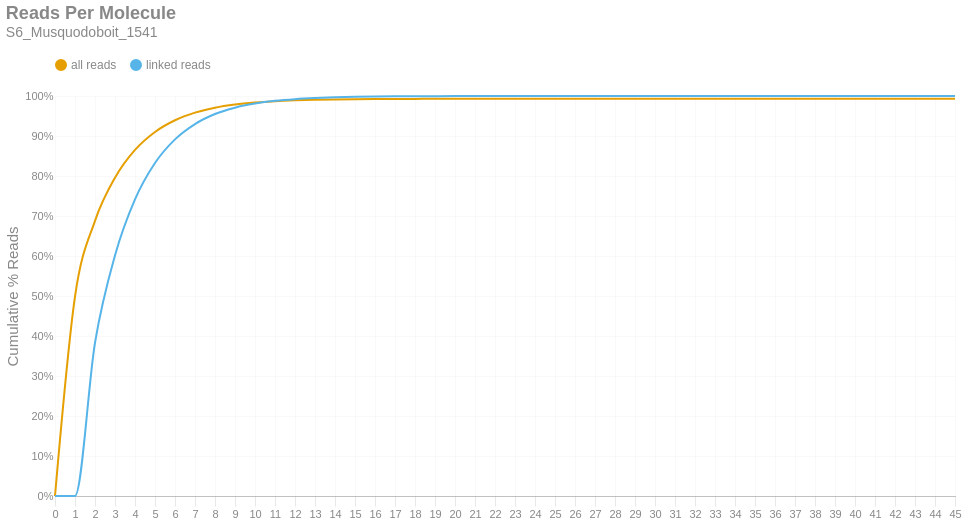

The code cell stored with this chart in its notebook:
### Markdown cell above
### Reads per Molecule
This chart shows the cumulative distribution of the number of reads per linked molecule. That is, how many alignments are associated with a unique molecule. This excludes the number of reads associated with invalid or absent linked-read barcodes. The `linked` histogram is the percentages recalculated when disregarding singletons.

### Code cell
if SKIPLR:
    print_html(f"Skipped")
else:
    counts = np.bincount(valids['reads'].cast(pl.Int64).to_numpy())
    weighted = counts * np.arange(len(counts))
    all_perc = weighted / n_reads
    linked_perc = weighted / n_linked_reads
    linked_perc[1] = 0
    binned_df = pl.DataFrame({
        'readsper': list(range(len(counts))),
        'all reads (cumsum)': np.cumsum(all_perc).tolist(),
        'linked reads (cumsum)': np.cumsum(linked_perc).tolist(),
    })

    with SafeRender(binned_df):
        (
            density_plot(binned_df, 'Reads Per Molecule', samplename, 'readspmol')
            .encode(
                x=alt.X('readsper:O', title=None).axis(labelAngle=0).scale(padding=0),
                y=alt.Y('value:Q', title='Cumulative % Reads').axis(format='%').stack(False),
                color=alt.Color("key:N").scale(domain=["all reads", "linked reads"]),
                tooltip=[
                    alt.Tooltip("key:N", title="Data Type"),
                    alt.Tooltip("readsper:O", title="Reads Per Molecule"),
                    alt.Tooltip("value:Q", format=".2%", title="% Reads (Cum.)")
                ]            
            )
        ).display()

### Figure 1 — Vega-Lite specification as saved in the notebook (floating-point values rounded to 4 significant figures)
{"width": "container", "height": 400, "config": {"title": {"anchor": "start", "dy": -15, "fontSize": 18, "color": "#888888", "subtitleColor": "#888888", "subtitleFontSize": 14}, "arc": {"fill": "#0072B2"}, "axis": {"domainColor": "#888888", "domainWidth": 0.5, "gridWidth": 0.2, "grid": false, "titleFontWeight": 400, "titleFontSize": 15, "labelFontSize": 11, "labelColor": "#888888", "tickColor": "#888888", "tickWidth": 0.2, "titleColor": "#888888"}, "axisBand": {"grid": false}, "axisX": {"grid": true, "tickSize": 10, "domainCap": "round"}, "axisY": {"domain": false, "grid": true, "tickSize": 0, "domainCap": "round"}, "background": "transparent", "header": {"labelFontSize": 15, "labelColor": "#888888", "titleFontSize": 15, "titleFontWeight": 600, "titleColor": "#888888"}, "legend": {"labelFont": "sans-serif", "labelFontSize": 12, "labelColor": "#888888", "symbolSize": 100, "symbolType": "circle", "titleFontSize": 12, "titlePadding": 10, "titleColor": "#888888", "title": null, "orient": "top"}, "range": {"category": ["#E69F00", "#56B4E9", "#009E73", "#F0E442", "#0072B2", "#D55E00", "#CC79A7", "#000000"], "diverging": ["#cfe8f3", "#a2d4ec", "#73bfe2", "#46abdb", "#1696d2", "#12719e"]}, "area": {"fill": "#0072B2", "fillOpacity": 0.7, "line": true, "strokeOpacity": 0.7}, "line": {"color": "#0072B2", "stroke": "#0072B2", "strokeWidth": 2}, "trail": {"color": "#0072B2", "stroke": "#0072B2", "strokeWidth": 0, "size": 1}, "point": {"filled": true, "fillOpacity": 1.0, "size": 95}, "text": {"color": "#888888", "fontSize": 11, "align": "right", "fontWeight": 400, "size": 11}, "bar": {"fill": "#0072B2", "stroke": null}, "view": {"stroke": null, "continuousWidth": 660, "continuousHeight": 400}}, "data": {"name": "data-8f9c684bf2b98269bd98cf7217be8c57"}, "mark": {"type": "line", "interpolate": "monotone", "point": {"opacity": 0, "size": 275}}, "encoding": {"color": {"field": "key", "scale": {"domain": ["all reads", "linked reads"]}, "type": "nominal"}, "tooltip": [{"field": "key", "title": "Data Type", "type": "nominal"}, {"field": "readsper", "title": "Reads Per Molecule", "type": "ordinal"}, {"field": "value", "format": ".2%", "title": "% Reads (Cum.)", "type": "quantitative"}], "x": {"axis": {"labelAngle": 0}, "field": "readsper", "scale": {"padding": 0}, "title": null, "type": "ordinal"}, "y": {"axis": {"format": "%"}, "field": "value", "stack": false, "title": "Cumulative % Reads", "type": "quantitative"}}, "params": [{"name": "param_c36ac31b6afebe62", "select": {"type": "point", "fields": ["key"]}, "bind": "legend"}], "title": {"text": "Reads Per Molecule", "subtitle": "S6_Musquodoboit_1541"}, "transform": [{"fold": ["all reads (cumsum)", "linked reads (cumsum)"]}, {"calculate": "replace(datum.key, ' (cumsum)', '')", "as": "key"}, {"filter": {"param": "param_c36ac31b6afebe62"}}], "usermeta": {"embedOptions": {"downloadFileName": "S6_Musquodoboit_1541.readspmol"}}, "$schema": "https://vega.github.io/schema/vega-lite/v6.1.0.json", "datasets": {"data-8f9c684bf2b98269bd98cf7217be8c57": [{"readsper": 0, "all reads (cumsum)": 0.0, "linked reads (cumsum)": 0.0}, {"readsper": 1, "all reads (cumsum)": 0.4985, "linked reads (cumsum)": 0.0}, {"readsper": 2, "all reads (cumsum)": 0.688, "linked reads (cumsum)": 0.3831}, {"readsper": 3, "all reads (cumsum)": 0.7959, "linked reads (cumsum)": 0.6013}, {"readsper": 4, "all reads (cumsum)": 0.8652, "linked reads (cumsum)": 0.7414}, {"readsper": 5, "all reads (cumsum)": 0.9102, "linked reads (cumsum)": 0.8323}, {"readsper": 6, "all reads (cumsum)": 0.9394, "linked reads (cumsum)": 0.8915}, {"readsper": 7, "all reads (cumsum)": 0.9584, "linked reads (cumsum)": 0.9299}, {"readsper": 8, "all reads (cumsum)": 0.9708, "linked reads (cumsum)": 0.9549}, {"readsper": 9, "all reads (cumsum)": 0.9787, "linked reads (cumsum)": 0.9708}, {"readsper": 10, "all reads (cumsum)": 0.9837, "linked reads (cumsum)": 0.981}, {"readsper": 11, "all reads (cumsum)": 0.9871, "linked reads (cumsum)": 0.9878}, {"readsper": 12, "all reads (cumsum)": 0.9892, "linked reads (cumsum)": 0.9921}, {"readsper": 13, "all reads (cumsum)": 0.9905, "linked reads (cumsum)": 0.9948}, {"readsper": 14, "all reads (cumsum)": 0.9914, "linked reads (cumsum)": 0.9966}, {"readsper": 15, "all reads (cumsum)": 0.992, "linked reads (cumsum)": 0.9978}, {"readsper": 16, "all reads (cumsum)": 0.9924, "linked reads (cumsum)": 0.9986}, {"readsper": 17, "all reads (cumsum)": 0.9926, "linked reads (cumsum)": 0.9991}, {"readsper": 18, "all reads (cumsum)": 0.9928, "linked reads (cumsum)": 0.9994}, {"readsper": 19, "all reads (cumsum)": 0.9929, "linked reads (cumsum)": 0.9996}, {"readsper": 20, "all reads (cumsum)": 0.9929, "linked reads (cumsum)": 0.9997}, {"readsper": 21, "all reads (cumsum)": 0.993, "linked reads (cumsum)": 0.9998}, {"readsper": 22, "all reads (cumsum)": 0.993, "linked reads (cumsum)": 0.9999}, {"readsper": 23, "all reads (cumsum)": 0.993, "linked reads (cumsum)": 0.9999}, {"readsper": 24, "all reads (cumsum)": 0.9931, "linked reads (cumsum)": 0.9999}, {"readsper": 25, "all reads (cumsum)": 0.9931, "linked reads (cumsum)": 0.9999}, {"readsper": 26, "all reads (cumsum)": 0.9931, "linked reads (cumsum)": 1.0}, {"readsper": 27, "all reads (cumsum)": 0.9931, "linked reads (cumsum)": 1.0}, {"readsper": 28, "all reads (cumsum)": 0.9931, "linked reads (cumsum)": 1.0}, {"readsper": 29, "all reads (cumsum)": 0.9931, "linked reads (cumsum)": 1.0}, {"readsper": 30, "all reads (cumsum)": 0.9931, "linked reads (cumsum)": 1.0}, {"readsper": 31, "all reads (cumsum)": 0.9931, "linked reads (cumsum)": 1.0}, {"readsper": 32, "all reads (cumsum)": 0.9931, "linked reads (cumsum)": 1.0}, {"readsper": 33, "all reads (cumsum)": 0.9931, "linked reads (cumsum)": 1.0}, {"readsper": 34, "all reads (cumsum)": 0.9931, "linked reads (cumsum)": 1.0}, {"readsper": 35, "all reads (cumsum)": 0.9931, "linked reads (cumsum)": 1.0}, {"readsper": 36, "all reads (cumsum)": 0.9931, "linked reads (cumsum)": 1.0}, {"readsper": 37, "all reads (cumsum)": 0.9931, "linked reads (cumsum)": 1.0}, {"readsper": 38, "all reads (cumsum)": 0.9931, "linked reads (cumsum)": 1.0}, {"readsper": 39, "all reads (cumsum)": 0.9931, "linked reads (cumsum)": 1.0}, {"readsper": 40, "all reads (cumsum)": 0.9931, "linked reads (cumsum)": 1.0}, {"readsper": 41, "all reads (cumsum)": 0.9931, "linked reads (cumsum)": 1.0}, {"readsper": 42, "all reads (cumsum)": 0.9931, "linked reads (cumsum)": 1.0}, {"readsper": 43, "all reads (cumsum)": 0.9931, "linked reads (cumsum)": 1.0}, {"readsper": 44, "all reads (cumsum)": 0.9931, "linked reads (cumsum)": 1.0}, {"readsper": 45, "all reads (cumsum)": 0.9931, "linked reads (cumsum)": 1.0}]}}
